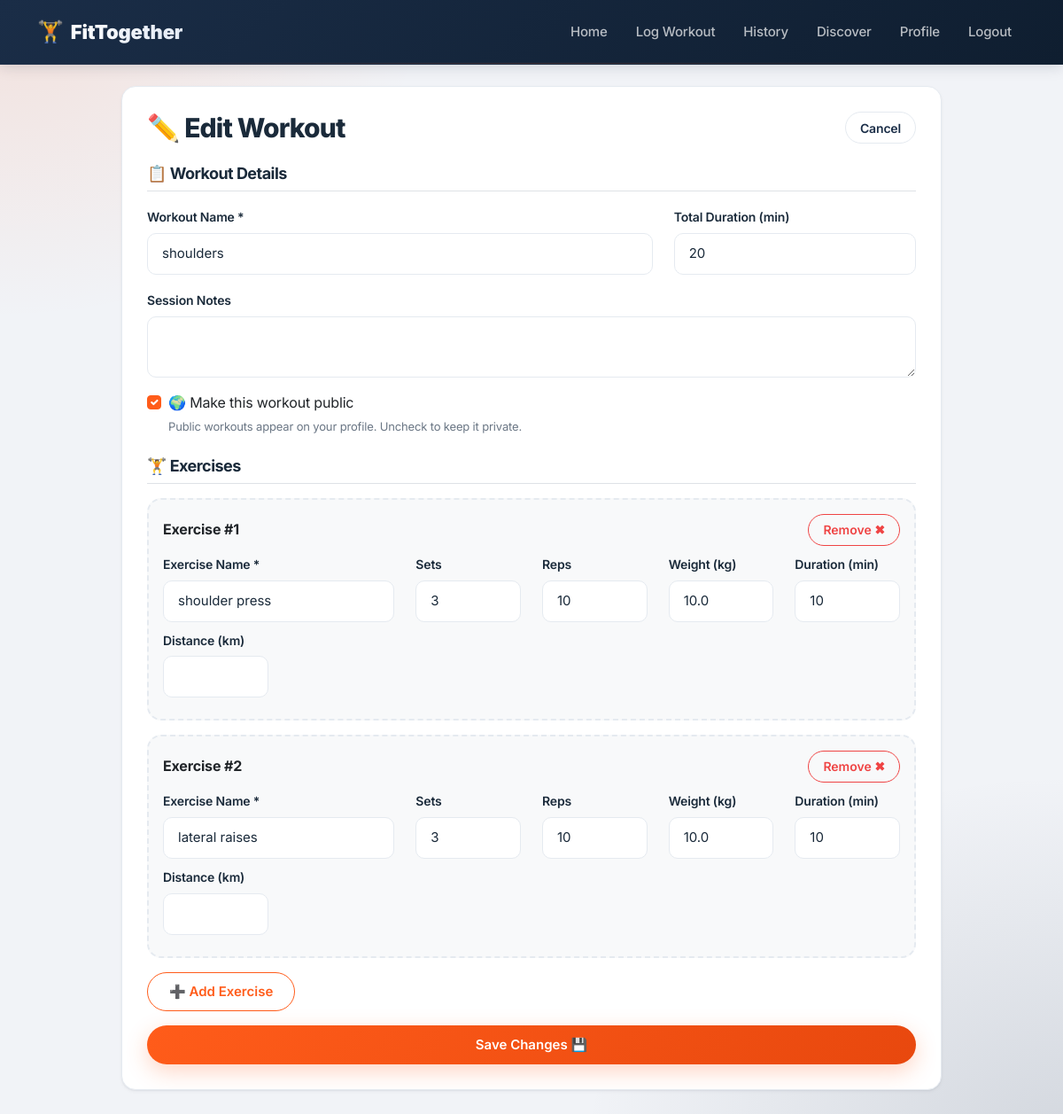
/workouts/1/edit (signed in), run on the app's committed database.
### app/__init__.py (models this page shows, shortened)
class Workout(db.Model):
    __tablename__ = 'workouts'
    id = db.Column(db.Integer, primary_key=True)
    user_id = db.Column(db.Integer, db.ForeignKey('users.id'), nullable=False)
    name = db.Column(db.String(100), nullable=False)
    date = db.Column(db.DateTime, default=datetime.utcnow)
    duration = db.Column(db.Integer, default=0)
    notes = db.Column(db.Text, default='')
    is_public = db.Column(db.Boolean, default=True, nullable=False)
    created_at = db.Column(db.DateTime, default=datetime.utcnow)
    user = db.relationship('User', backref='workouts')
    exercises = db.relationship(
        'Exercise',
        backref='workout',
        cascade='all, delete-orphan'
    )

class Exercise(db.Model):
    __tablename__ = 'exercises'
    id = db.Column(db.Integer, primary_key=True)
    workout_id = db.Column(db.Integer, db.ForeignKey('workouts.id'), nullable=False)
    name = db.Column(db.String(100), nullable=False)
    sets = db.Column(db.Integer, default=0)
    reps = db.Column(db.Integer, default=0)
    weight = db.Column(db.Float, default=0)
    duration = db.Column(db.Integer, default=0)
    distance = db.Column(db.Float, default=0)
    notes = db.Column(db.Text, default='')

### app/routes/workouts.py (the view, shortened to what this page needs)
@bp.route('/<int:workout_id>/edit', methods=['GET', 'POST'])
@login_required
def edit_workout(workout_id):
    workout = Workout.query.get_or_404(workout_id)
    if workout.user_id != current_user.id:
        flash('You do not have permission to edit this workout.', 'danger')
        return redirect(url_for('workouts.history'))
    return render_template('workouts/edit.html', workout=workout)

### app/__init__.py (called while the page is built)
@login_manager.user_loader
def load_user(user_id):
    return User.query.get(int(user_id))

### app/templates/workouts/edit.html (shortened to what this page needs)
{% extends "base.html" %}
{% block content %}
<div class="row justify-content-center">
    <div class="col-md-10">
        <div class="card">
            <div class="card-body">
                <div class="d-flex justify-content-between align-items-center mb-4">
                    <h2 class="mb-0">✏️ Edit Workout</h2>
                    <a href="{{ url_for('workouts.view_workout', workout_id=workout.id) }}"
                       class="btn btn-sm btn-outline-secondary">Cancel</a>
                </div>
                <form method="POST"
                      action="{{ url_for('workouts.edit_workout', workout_id=workout.id) }}">
                    <h5 class="border-bottom pb-2 mb-3">📋 Workout Details</h5>
                    <div class="row">
                        <div class="col-md-8 mb-3">
                            <label for="name" class="form-label">Workout Name *</label>
                            <input type="text" class="form-control" id="name" name="name"
                                   value="{{ workout.name }}" required>
                        </div>
                        <div class="col-md-4 mb-3">
                            <label for="duration" class="form-label">Total Duration (min)</label>
                            <input type="number" class="form-control" id="duration" name="duration"
                                   value="{{ workout.duration }}" min="0">
                        </div>
                    </div>
                    <div class="mb-3">
                        <label for="notes" class="form-label">Session Notes</label>
                        <textarea class="form-control" id="notes" name="notes" rows="2">{{ workout.notes }}</textarea>
                    </div>
                    <div class="mb-3 form-check">
                        <input type="checkbox" class="form-check-input" id="is_public"
                               name="is_public" {% if workout.is_public %}checked{% endif %}>
                        <label class="form-check-label" for="is_public">
                            🌍 Make this workout public
                        </label>
                        <div class="form-text">
                            Public workouts appear on your profile. Uncheck to keep it private.
                        </div>
                    </div>
                    <h5 class="border-bottom pb-2 mb-3 mt-4">🏋️ Exercises</h5>
                    <div id="exercises-container">
                        {% for exercise in workout.exercises %}
                            <div class="card mb-3 p-3 bg-light">
                                <div class="d-flex justify-content-between align-items-center mb-2">
                                    <strong>Exercise #{{ loop.index }}</strong>
                                    <button type="button" class="btn btn-sm btn-outline-danger"
                                            onclick="this.closest('.card').remove()">Remove ✖</button>
                                </div>
                                <div class="row">
                                    <div class="col-md-4 mb-2">
                                        <label class="form-label small">Exercise Name *</label>
                                        <input type="text" class="form-control form-control-sm"
                                               name="exercise_name[]" value="{{ exercise.name }}" required>
                                    </div>
                                    <div class="col-md-2 mb-2">
                                        <label class="form-label small">Sets</label>
                                        <input type="number" class="form-control form-control-sm"
                                               name="exercise_sets[]" value="{{ exercise.sets or '' }}" min="0">
                                    </div>
                                    <div class="col-md-2 mb-2">
                                        <label class="form-label small">Reps</label>
                                        <input type="number" class="form-control form-control-sm"
                                               name="exercise_reps[]" value="{{ exercise.reps or '' }}" min="0">
                                    </div>
                                    <div class="col-md-2 mb-2">
                                        <label class="form-label small">Weight (kg)</label>
                                        <input type="number" class="form-control form-control-sm"
                                               name="exercise_weight[]" value="{{ exercise.weight or '' }}"
                                               step="0.5" min="0">
                                    </div>
                                    <div class="col-md-2 mb-2">
                                        <label class="form-label small">Duration (min)</label>
                                        <input type="number" class="form-control form-control-sm"
                                               name="exercise_duration[]" value="{{ exercise.duration or '' }}" min="0">
                                    </div>
                                    <div class="col-md-2 mb-2">
                                        <label class="form-label small">Distance (km)</label>
                                        <input type="number" class="form-control form-control-sm"
                                               name="exercise_distance[]" value="{{ exercise.distance or '' }}"
                                               step="0.1" min="0">
                                    </div>
                                </div>
                            </div>
                        {% endfor %}
                    </div>
                    <button type="button" class="btn btn-outline-primary mb-3" onclick="addExercise()">
                        ➕ Add Exercise
                    </button>
                    <button type="submit" class="btn btn-primary w-100">
                        Save Changes 💾
                    </button>
                </form>
            </div>
        </div>
    </div>
</div>
{% endblock %}

### app/static/css/style.css (style rules this page uses)
:root { --navy: #1A2D47; --navy-dark: #0F1E30; --navy-light: #3f679a; --orange: #FF5C1A; --orange-dark: #E8480E; --steel: #8B95A6; --steel-dark: #5A6473; --steel-light: #B8C0CC; --bg: #F7F8FA; --surface: #FFFFFF; --border: #E5EAF0; --text: #1A2A3A; --muted: #6B7785; --success: #10B981; --danger: #EF4444; --warning: #F59E0B; --shadow-sm: 0 2px 4px rgba(15, 30, 48, 0.04), 0 1px 2px rgba(15, 30, 48, 0.06); --shadow-md: 0 4px 12px rgba(15, 30, 48, 0.06), 0 2px 4px rgba(15, 30, 48, 0.04); --shadow-lg: 0 12px 28px rgba(15, 30, 48, 0.10), 0 4px 8px rgba(15, 30, 48, 0.04); --shadow-orange: 0 8px 24px rgba(255, 92, 26, 0.25); --radius-sm: 10px; --radius: 16px; --radius-lg: 20px; --radius-pill: 999px; --transition: 200ms cubic-bezier(0.4, 0, 0.2, 1); }
* { box-sizing: border-box; }
html { scroll-behavior: smooth; }
body { font-family: 'Inter', -apple-system, BlinkMacSystemFont, 'Segoe UI', Roboto, sans-serif; font-weight: 400; color: var(--text); min-height: 100vh; line-height: 1.6; -webkit-font-smoothing: antialiased; letter-spacing: -0.01em; overflow-x: hidden; background-color: #F1F3F7; background-image: radial-gradient(ellipse 800px 600px at 0% 0%, rgba(255, 92, 26, 0.12) 0%, transparent 60%), radial-gradient(ellipse 900px 700px at 100% 100%, rgba(26, 45, 71, 0.14) 0%, transparent 60%), radial-gradient(ellipse 600px 500px at 50% 50%, rgba(139, 149, 166, 0.10) 0%, transparent 70%); background-attachment: fixed; background-repeat: no-repeat; }
body::before { content: ''; position: fixed; inset: 0; z-index: 0; pointer-events: none; opacity: 0.03; background-size: 180px 180px; }
h1, h2, h3, h4, h5, h6 { font-family: 'Inter', sans-serif; font-weight: 800; color: var(--text); letter-spacing: -0.03em; line-height: 1.15; margin-bottom: 0.5em; }
h2 { font-size: 1.875rem; font-weight: 800; }
h5 { font-size: 1.125rem; font-weight: 700; }
strong, b { font-weight: 700; }
a { color: var(--orange); text-decoration: none; font-weight: 600; transition: color var(--transition); }
.btn { font-family: 'Inter', sans-serif; font-weight: 600; font-size: 0.9375rem; line-height: 1.4; border-radius: var(--radius-pill); padding: 0.65rem 1.5rem; transition: all var(--transition); border: 1.5px solid transparent; display: inline-flex; align-items: center; justify-content: center; gap: 0.4rem; cursor: pointer; text-decoration: none; white-space: nowrap; user-select: none; min-height: 44px; }
.btn-primary { background: linear-gradient(135deg, var(--orange) 0%, var(--orange-dark) 100%); border: none; color: #fff; box-shadow: var(--shadow-orange); }
.btn-outline-primary { color: var(--orange); border: 1.5px solid var(--orange); background: transparent; }
.btn-outline-secondary { color: var(--navy); border: 1.5px solid var(--border); background: transparent; }
.btn-outline-danger { color: var(--danger); border: 1.5px solid var(--danger); background: transparent; }
.btn-sm { padding: 0.45rem 1rem; font-size: 0.875rem; min-height: 36px; }
.card { background: var(--surface); border: 1px solid var(--border); border-radius: var(--radius); box-shadow: var(--shadow-sm); transition: all var(--transition); overflow: hidden; }
.card-body { padding: 1.75rem; }
.form-control, .form-select { font-family: 'Inter', sans-serif; border: 1.5px solid var(--border); border-radius: var(--radius-sm); padding: 0.7rem 1rem; font-size: 0.9375rem; transition: all var(--transition); background: var(--surface); color: var(--text); min-height: 44px; }
.form-label { font-weight: 600; font-size: 0.875rem; color: var(--text); margin-bottom: 0.4rem; }
.form-text { color: var(--muted); font-size: 0.8125rem; }
.form-check-input:checked { background-color: var(--orange); border-color: var(--orange); }
#exercises-container .card { background: #FAFBFC; border: 2px dashed var(--border); box-shadow: none; }

### data on the page
Workout: name "shoulders", duration "20", is_public "☑"
Exercise: name "shoulder press", sets "3", reps "10", weight "10.0", duration "10"
Exercise: name "lateral raises", sets "3", reps "10", weight "10.0", duration "10"
